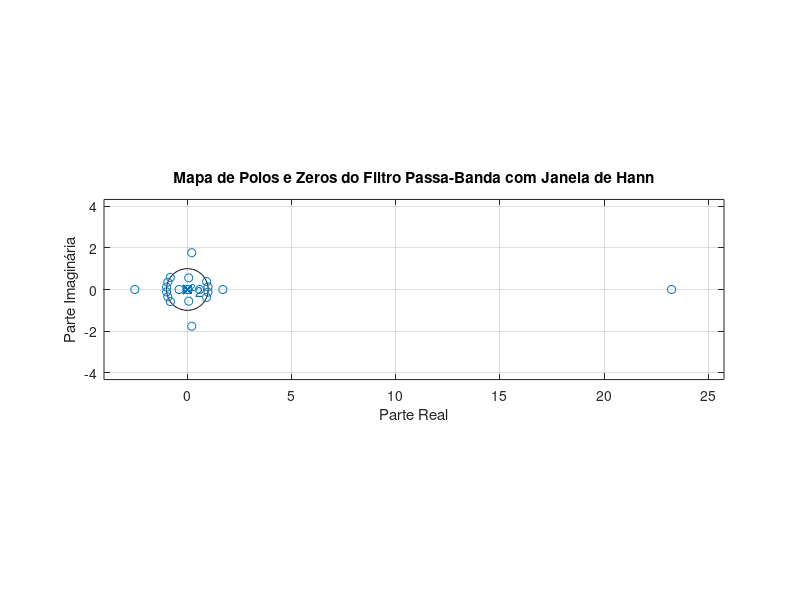

Reproduce this figure in MATLAB.
pkg load signal
% Especificações do Filtro
wp1 = 0.35 * pi; % Borda inferior da banda passante
wp2 = 0.55 * pi; % Borda superior da banda passante
ws1 = 0.2 * pi;  % Borda inferior da banda de parada
ws2 = 0.75 * pi; % Borda superior da banda de parada
As = 40;         % Atenuação em dB

% Cálculo da Ordem do Filtro
Delta_w = min(wp1 - ws1, ws2 - wp2); % Largura de transição
M = ceil(3.3 * pi / Delta_w);        % Ordem do filtro aproximada
if mod(M, 2) == 0
    M = M + 1; % Ajuste para ter uma ordem ímpar
end
n = 0:M-1; % Vetor de índices para o filtro

% Cálculo do Filtro Ideal Passa-Banda
wc1 = (wp1 + ws1) / 2; % Frequência de corte inferior
wc2 = (wp2 + ws2) / 2; % Frequência de corte superior
hd = (sin(wc2 * (n - (M-1)/2)) - sin(wc1 * (n - (M-1)/2))) ./ (pi * (n - (M-1)/2));
hd((M-1)/2 + 1) = (wc2 - wc1) / pi; % Corrige divisão por zero no centro

% Aplicação da Janela de Hann
w_hann = (hann(M))'; % Janela de Hann
h = hd .* w_hann;    % Filtro final no domínio do tempo

% Resposta em Frequência
[H, w] = freqz(h, 1, 1024);

% Plot da Resposta em Magnitude
figure;
% % subplot(2, 1, 1);
% plot(w/pi, 20*log10(abs(H)), 'LineWidth', 1.5);
% title('Resposta em Frequência do Filtro Passa-Banda com Janela de Hann');
% xlabel('Frequência Normalizada (\times \pi rad/sample)');
% ylabel('Magnitude (dB)');
% grid on;
% axis([0 1 -100 5]);

% % Mapa de Polos e Zeros
% subplot(2, 1, 2);
zplane(h, 1);
title('Mapa de Polos e Zeros do Filtro Passa-Banda com Janela de Hann');
xlabel('Parte Real');
ylabel('Parte Imaginária');
grid on;
% pause(10);
print("trab3/3.1.png", "-dpng");